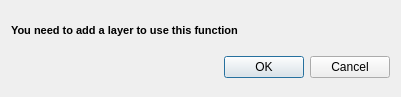
<?xml version="1.0" encoding="UTF-8"?>
<ui version="4.0">
 <class>Dialog</class>
 <widget class="QDialog" name="Dialog">
  <property name="geometry">
   <rect>
    <x>0</x>
    <y>0</y>
    <width>401</width>
    <height>97</height>
   </rect>
  </property>
  <property name="maximumSize">
   <size>
    <width>401</width>
    <height>97</height>
   </size>
  </property>
  <property name="windowTitle">
   <string>Dialog</string>
  </property>
  <property name="styleSheet">
   <string notr="true">QObject#QDialog{
background-color:qlineargradient(spread:pad, x1:0, y1:0, x2:1, y2:1, stop:0.0795455 rgba(0, 57, 70, 255), stop:0.5625 rgba(0, 85, 104, 255), stop:0.954545 rgba(0, 107, 131, 255));}
</string>
  </property>
  <layout class="QGridLayout" name="gridLayout">
   <item row="1" column="0">
    <widget class="QDialogButtonBox" name="buttonBox">
     <property name="cursor">
      <cursorShape>PointingHandCursor</cursorShape>
     </property>
     <property name="orientation">
      <enum>Qt::Horizontal</enum>
     </property>
     <property name="standardButtons">
      <set>QDialogButtonBox::Cancel|QDialogButtonBox::Ok</set>
     </property>
    </widget>
   </item>
   <item row="0" column="0">
    <widget class="QLabel" name="label">
     <property name="minimumSize">
      <size>
       <width>250</width>
       <height>23</height>
      </size>
     </property>
     <property name="maximumSize">
      <size>
       <width>250</width>
       <height>23</height>
      </size>
     </property>
     <property name="font">
      <font>
       <pointsize>8</pointsize>
       <weight>75</weight>
       <bold>true</bold>
      </font>
     </property>
     <property name="text">
      <string>You need to add a layer to use this function</string>
     </property>
    </widget>
   </item>
  </layout>
 </widget>
 <resources/>
 <connections>
  <connection>
   <sender>buttonBox</sender>
   <signal>accepted()</signal>
   <receiver>Dialog</receiver>
   <slot>accept()</slot>
   <hints>
    <hint type="sourcelabel">
     <x>248</x>
     <y>254</y>
    </hint>
    <hint type="destinationlabel">
     <x>157</x>
     <y>274</y>
    </hint>
   </hints>
  </connection>
  <connection>
   <sender>buttonBox</sender>
   <signal>rejected()</signal>
   <receiver>Dialog</receiver>
   <slot>reject()</slot>
   <hints>
    <hint type="sourcelabel">
     <x>316</x>
     <y>260</y>
    </hint>
    <hint type="destinationlabel">
     <x>286</x>
     <y>274</y>
    </hint>
   </hints>
  </connection>
 </connections>
</ui>
